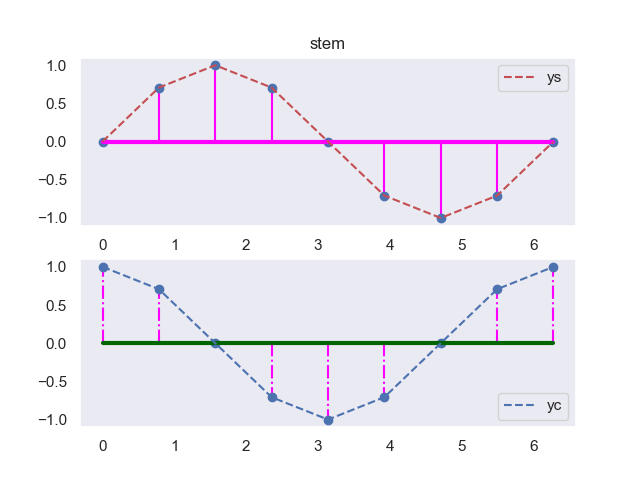

Here is the Python script that generated this plot:
#-----------------------------------
#   CH_12_6_8_EX_1_Pyplot_Stem.py
#-----------------------------------
import numpy as np
import matplotlib.pyplot as plt
# 
x = np.linspace(0., 2*np.pi, 9)
ys = np.sin(x)
yc = np.cos(x)
#
fig0 = plt.figure(0)
#----- 繪製 sin(x) 之針頭圖
plt.subplot(2,1,1)
markerline, stemlines, baseline = plt.stem(x, ys, '-')
plt.setp(baseline, 'color', 'magenta', 'linewidth', 3)
plt.plot(x, ys, 'r--', label = 'ys')
plt.grid()
plt.legend(loc=1)
plt.title('stem')
#----- 繪製 cos(x) 之針頭圖
plt.subplot(2,1,2)
markerline, stemlines, baseline = plt.stem(x, yc, '-.')
plt.setp(baseline, 'color', 'darkgreen', 'linewidth', 3)
plt.plot(x, yc, 'b--', label = 'yc')
plt.grid()
plt.legend(loc=4)
#
plt.savefig('CH_12_6_8_EX_1_Pyplot_Stem.png')
plt.show()





































































	


